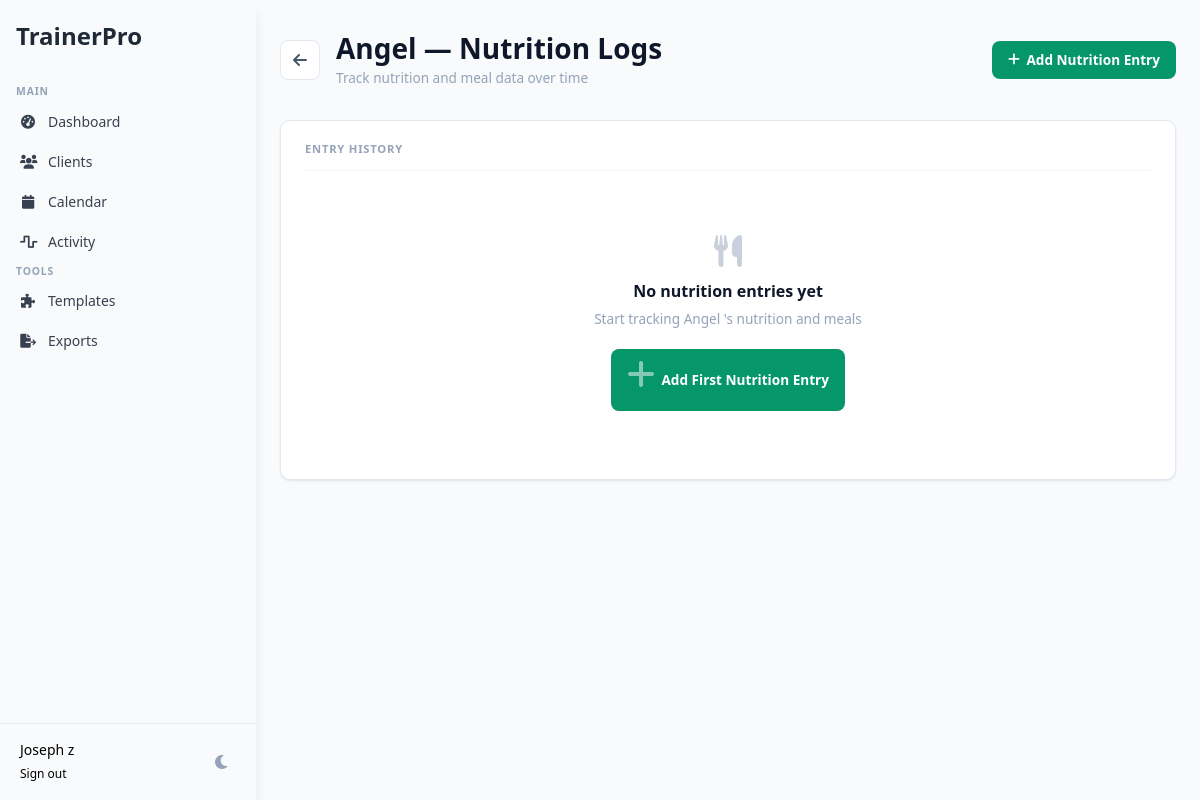
Page /clients/2121bb19-ef0e-47f6-8d17-0af1ae74d500/nutrition-logs (signed in) on the earlier database version.
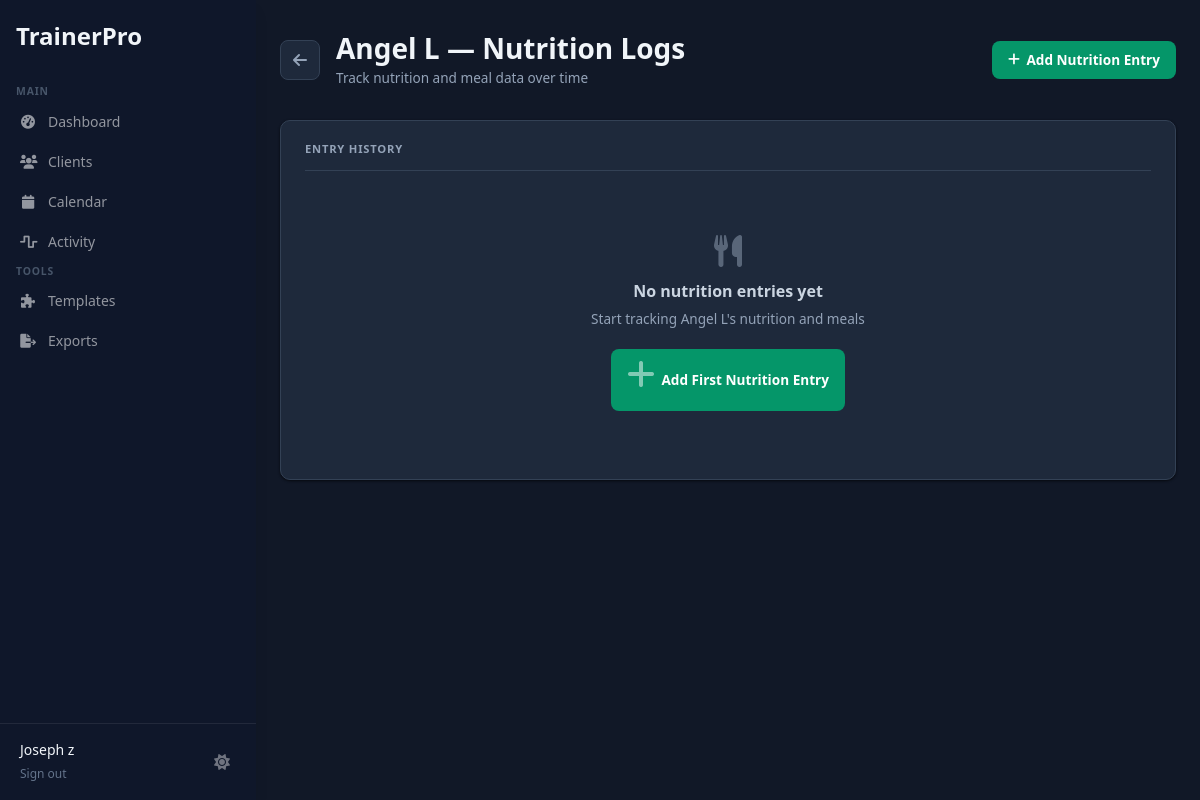
Same page on the later database version.
### tables this page shows
CREATE TABLE clients (
            id TEXT PRIMARY KEY,
            trainer_id TEXT NOT NULL,
            name TEXT NOT NULL,
            email TEXT,
            phone TEXT,
            age INTEGER,
            gender TEXT,
            weight REAL,
            height REAL,
            status TEXT DEFAULT 'active',
            notes TEXT,
            photo_url TEXT,
            created_at TIMESTAMP DEFAULT CURRENT_TIMESTAMP,
            FOREIGN KEY (trainer_id) REFERENCES users (id)
        );

### app.py (the view)
@app.route('/clients/<client_id>/nutrition-logs')
@login_required
def client_nutrition_logs(client_id):
    conn = get_db()
    client = conn.execute('SELECT * FROM clients WHERE id = ? AND trainer_id = ?',
                          (client_id, session['user_id'])).fetchone()
    if not client:
        flash('Client not found')
        return redirect(url_for('clients'))
    nutrition_history_rows = conn.execute('''
        SELECT id, date, diet, estimated_calories, estimated_sodium, estimated_saturated_fat, notes
        FROM nutrition_logs
        WHERE client_id = ?
        ORDER BY date DESC
    ''', (client_id,)).fetchall()
    nutrition_history = [dict(row) for row in nutrition_history_rows]
    conn.close()
    return render_template('dashboard/clients/nutrition_logs.html',
                           client=client,
                           nutrition_history=nutrition_history)

### auth_utils.py (called while the page is built)
def login_required(f):
    @wraps(f)
    def decorated_function(*args, **kwargs):
        if 'user_id' not in session:
            return redirect(url_for('login'))
        return f(*args, **kwargs)
    return decorated_function

### db.py (called while the page is built)
def get_db():
    conn = sqlite3.connect(DB_PATH)
    conn.row_factory = sqlite3.Row
    return conn

### templates/dashboard/clients/nutrition_logs.html (shortened to what this page needs)
{% extends "base.html" %}
{% block content %}
<div class="page-wrap">
  <div class="nl-header">
    <div class="nl-header-left">
      <a href="{{ url_for('client_detail', client_id=client.id) }}" class="back-link" title="Back to client">
        <i class="fas fa-arrow-left"></i>
      </a>
      <div>
        <div class="nl-title">{{ client.name }} &mdash; Nutrition Logs</div>
        <div class="nl-subtitle">Track nutrition and meal data over time</div>
      </div>
    </div>
    <div class="header-actions">
      <button onclick="openNutritionModal()" class="btn btn-primary">
        <i class="fas fa-plus"></i> Add Nutrition Entry
      </button>
    </div>
  </div>
  <div class="card">
    <div class="card-header">
      <span class="card-title">Entry History</span>
    </div>
    {% if nutrition_history %}
      <div class="entries-list">
        {% for entry in nutrition_history %}
        <div class="entry-card">
          <div class="entry-accent"></div>
          <div class="entry-body">
            <div class="entry-icon"><i class="fas fa-utensils"></i></div>
            <div class="entry-main">
              <div class="entry-date-text nutrition-date" data-date="{{ entry.date }}">{{ entry.date }}</div>
              <div class="entry-diet">{{ entry.diet }}</div>
              {% if entry.estimated_calories or entry.estimated_protein or entry.estimated_sodium or entry.estimated_saturated_fat %}
              <div class="entry-macros">
                {% if entry.estimated_calories %}
                <span class="macro macro-cal"><i class="fas fa-fire"></i>{{ entry.estimated_calories }} cal</span>
                {% endif %}
                {% if entry.estimated_protein %}
                <span class="macro macro-protein"><i class="fas fa-drumstick-bite"></i>{{ entry.estimated_protein }} g protein</span>
                {% endif %}
                {% if entry.estimated_sodium %}
                <span class="macro macro-sodium"><i class="fas fa-vial"></i>{{ entry.estimated_sodium }} mg sodium</span>
                {% endif %}
                {% if entry.estimated_saturated_fat %}
                <span class="macro macro-fat"><i class="fas fa-oil-can"></i>{{ entry.estimated_saturated_fat }} g sat. fat</span>
                {% endif %}
              </div>
              {% endif %}
            </div>
          </div>
          <div class="entry-actions">
            <button onclick='editNutritionEntry({{ entry | tojson }})'
                    class="entry-icon-btn edit" title="Edit nutrition entry">
              <i class="fas fa-pencil-alt"></i>
            </button>
            <button onclick="deleteNutritionEntry('{{ entry.id }}')"
                    class="entry-icon-btn remove" title="Delete nutrition entry">
              <i class="fas fa-trash"></i>
            </button>
          </div>
        </div>
        {% endfor %}
      </div>
    {% else %}
      <div class="empty-state">
        <i class="fas fa-utensils"></i>
        <h3>No nutrition entries yet</h3>
        <p>Start tracking {{ client.name }}'s nutrition and meals</p>
        <button onclick="openNutritionModal()" class="btn btn-primary">
          <i class="fas fa-plus"></i> Add First Nutrition Entry
        </button>
      </div>
    {% endif %}
  </div>
</div>
{% endblock %}

### templates/base.html (shortened to what this page needs)
<!DOCTYPE html>
<html lang="en">
<head>
    <script src="https://cdn.tailwindcss.com"></script>
    <link rel="stylesheet" href="https://cdnjs.cloudflare.com/ajax/libs/font-awesome/6.0.0/css/all.min.css">
</head>
<body class="bg-gray-50 dark:bg-gray-900">
    {% if session.user_id %}
    <div class="hidden lg:fixed lg:inset-y-0 lg:flex lg:w-64 lg:flex-col">
        <div class="sidebar-inner flex min-h-0 flex-1 flex-col shadow-lg">
            <div class="flex flex-1 flex-col pt-5 pb-4 overflow-y-auto">
                <div class="flex items-center flex-shrink-0 px-4 mb-2">
                    <h1 class="text-2xl font-bold text-gray-800 sidebar-logo-text">TrainerPro</h1>
                </div>
                <nav class="mt-4 flex-1 px-2 space-y-1">
                    <p class="sidebar-section-label mt-2 mb-1">Main</p>
                    <a href="{{ url_for('dashboard') }}"
                       class="sidebar-link group flex items-center px-3 py-2 text-sm font-medium text-gray-700 {% if request.endpoint == 'dashboard' %}active{% endif %}">
                        <i class="fas fa-tachometer-alt mr-3 w-4 text-center"></i>Dashboard
                    </a>
                    <a href="{{ url_for('clients') }}"
                       class="sidebar-link group flex items-center px-3 py-2 text-sm font-medium text-gray-700 {% if request.endpoint in ['clients','client_detail','new_client','edit_client'] %}active{% endif %}">
                        <i class="fas fa-users mr-3 w-4 text-center"></i>Clients
                    </a>
                    <a href="{{ url_for('calendar') }}"
                       class="sidebar-link group flex items-center px-3 py-2 text-sm font-medium text-gray-700 {% if request.endpoint == 'calendar' %}active{% endif %}">
                        <i class="fas fa-calendar mr-3 w-4 text-center"></i>Calendar
                    </a>
                    <a href="{{ url_for('activity_stream') }}"
                       class="sidebar-link group flex items-center px-3 py-2 text-sm font-medium text-gray-700 {% if request.endpoint == 'activity_stream' %}active{% endif %}">
                        <i class="fas fa-wave-square mr-3 w-4 text-center"></i>Activity
                    </a>
                    <p class="sidebar-section-label mt-4 mb-1">Tools</p>
                    <a href="{{ url_for('workout_templates') }}"
                       class="sidebar-link group flex items-center px-3 py-2 text-sm font-medium text-gray-700 {% if request.endpoint == 'workout_templates' %}active{% endif %}">
                        <i class="fas fa-puzzle-piece mr-3 w-4 text-center"></i>Templates
                    </a>
                    <a href="{{ url_for('exports') }}"
                       class="sidebar-link group flex items-center px-3 py-2 text-sm font-medium text-gray-700 {% if request.endpoint == 'exports' %}active{% endif %}">
                        <i class="fas fa-file-export mr-3 w-4 text-center"></i>Exports
                    </a>
                </nav>
            </div>
            <div class="sidebar-footer flex-shrink-0 flex border-t border-gray-200 p-4">
                <div class="flex items-center justify-between w-full">
                    <div class="ml-1">
                        <p class="text-sm font-medium user-name">{{ session.user_name }}</p>
                        <a href="{{ url_for('logout') }}" class="sign-out-link text-xs">Sign out</a>
                    </div>
                    <button type="button" class="theme-toggle js-theme-toggle" aria-label="Toggle dark mode" title="Toggle dark mode">
                        <i class="fas fa-moon"></i>
                        <i class="fas fa-sun"></i>
                    </button>
                </div>
            </div>
        </div>
    </div>
    <div class="lg:pl-64 flex flex-col flex-1">
        <main class="flex-1">
            {% endif %}
            {% block content %}{% endblock %}
            {% if session.user_id %}
        </main>
    </div>
    {% endif %}
</body>
</html>

### templates/base.html (style rules this page uses)
html.dark { --navy: #F1F5F9; --slate-600: #CBD5E1; --slate-400: #94A3B8; --slate-300: #64748B; --slate-200: #334155; --slate-100: #1E293B; --slate-50: #0F172A; --emerald-light: #064E3B; --emerald-text: #6EE7B7; --blue-light: #1E3A5F; --blue-mid: #1D4ED8; --red-light: #4C1D24; --red-mid: #7F1D1D; --red-text: #FCA5A5; --amber-light: #422E0B; --amber-text: #FCD34D; --green-light: #064E3B; --green-mid: #065F46; --green-text: #6EE7B7; --shadow-sm: 0 1px 3px rgba(0,0,0,0.4), 0 1px 2px rgba(0,0,0,0.3); color-scheme: dark; }
html.dark body { background: var(--slate-50); }
html.dark .card, html.dark .modal-box, html.dark .filter-card, html.dark .client-card, html.dark .workout-card, html.dark .template-card, html.dark .view-exercise-card, html.dark .session-card, html.dark .entry-card, html.dark .cal-card, html.dark .week-nav, html.dark .back-btn, html.dark .back-link, html.dark .btn-ghost, html.dark .filter-pill, html.dark .tag-toggle-btn, html.dark .toggle-btn, html.dark .option-item, html.dark .search-input, html.dark .form-input, html.dark .form-select, html.dark .form-textarea, html.dark .set-input, html.dark .filter-input, html.dark .filter-select, html.dark .exercise-row, html.dark .prompt-block, html.dark .copy-prompt-btn, html.dark .exercise-suggestions, html.dark .client-avatar-ph { background: #1E293B; color: var(--navy); border-color: var(--slate-200); }
.theme-toggle { display: flex; align-items: center; justify-content: center; width: 36px; height: 36px; border-radius: 8px; background: transparent; border: none; cursor: pointer; color: var(--slate-400, #94A3B8); transition: background 0.15s, color 0.15s; }
.theme-toggle .fa-sun { display: none; }
html.dark .theme-toggle .fa-sun { display: inline; }
.sidebar-section-label { font-size: 0.65rem; font-weight: 700; text-transform: uppercase; letter-spacing: 0.08em; color: #94A3B8; padding: 0 0.5rem; margin-bottom: 0.25rem; }
.sidebar-link { position: relative; border-radius: 6px; }
html.dark .sidebar-inner { background: #0F172A !important; }
html.dark .sidebar-inner .sidebar-logo-text { color: #F1F5F9; }
html.dark .sidebar-section-label { color: #475569; }
html.dark .sidebar-inner .sidebar-link { color: rgba(255,255,255,0.55) !important; }
html.dark .sidebar-inner .sidebar-footer { border-top-color: rgba(255,255,255,0.08) !important; }
html.dark .sidebar-inner .sidebar-footer .user-name { color: #F1F5F9 !important; }
html.dark .sidebar-inner .sidebar-footer .sign-out-link { color: #64748B !important; }
html.dark .sidebar-inner .theme-toggle { color: rgba(255,255,255,0.4); }

Differences in the rows shown:
changed clients: name "Angel" → "Angel L"
